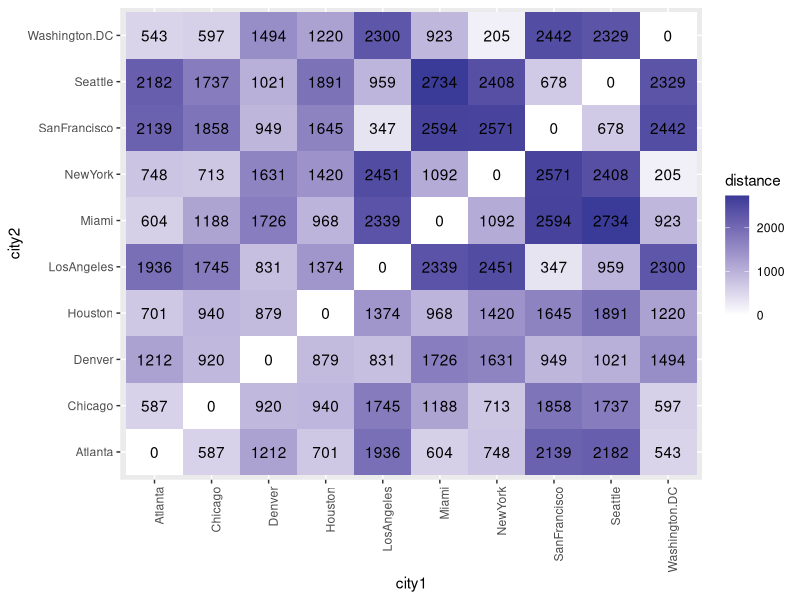
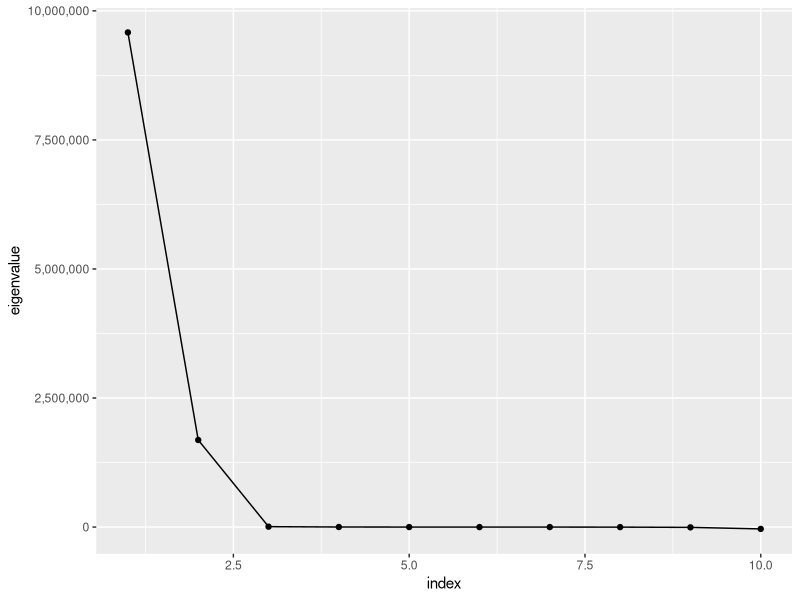
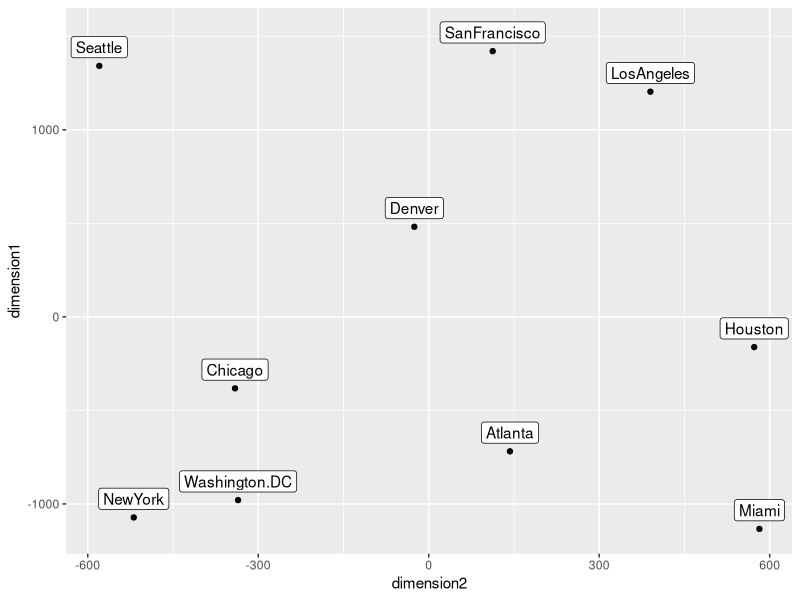
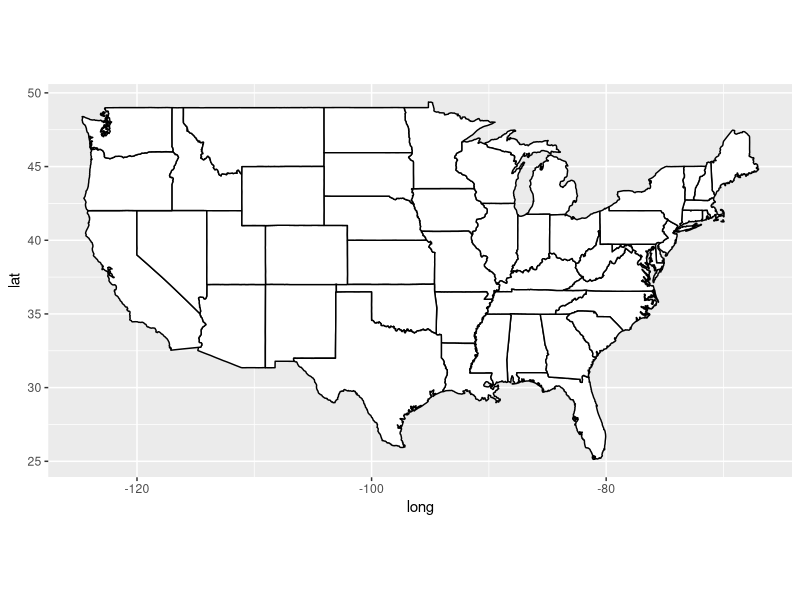
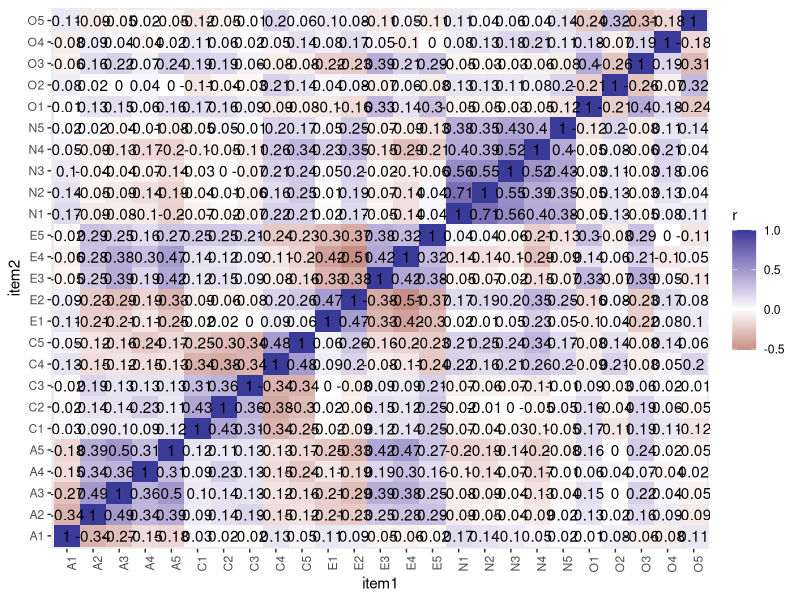
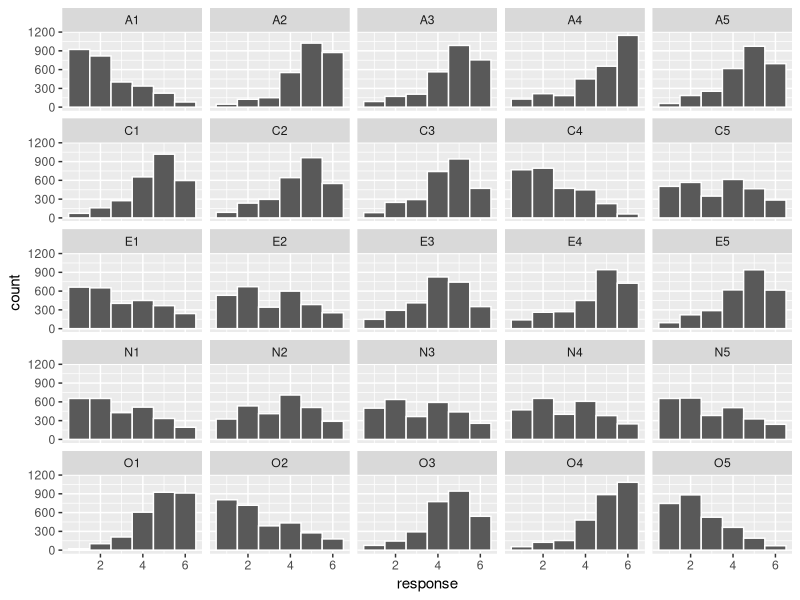
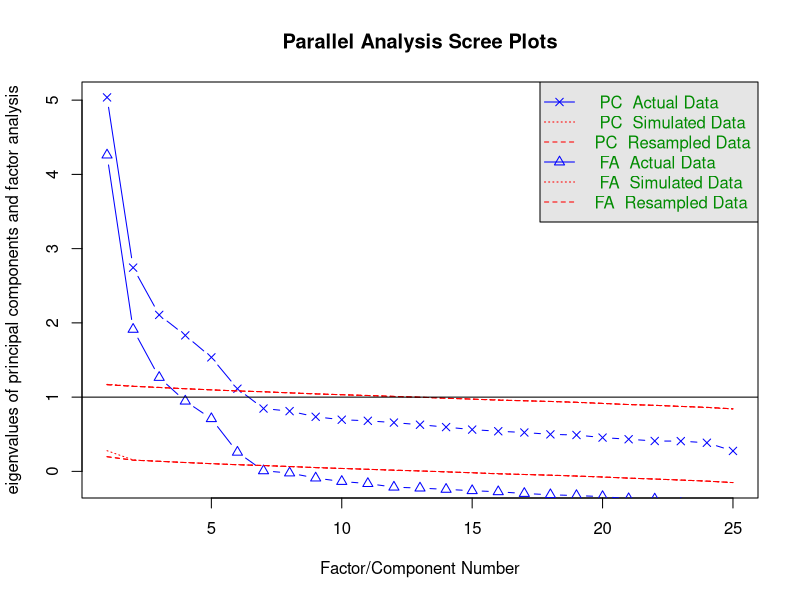
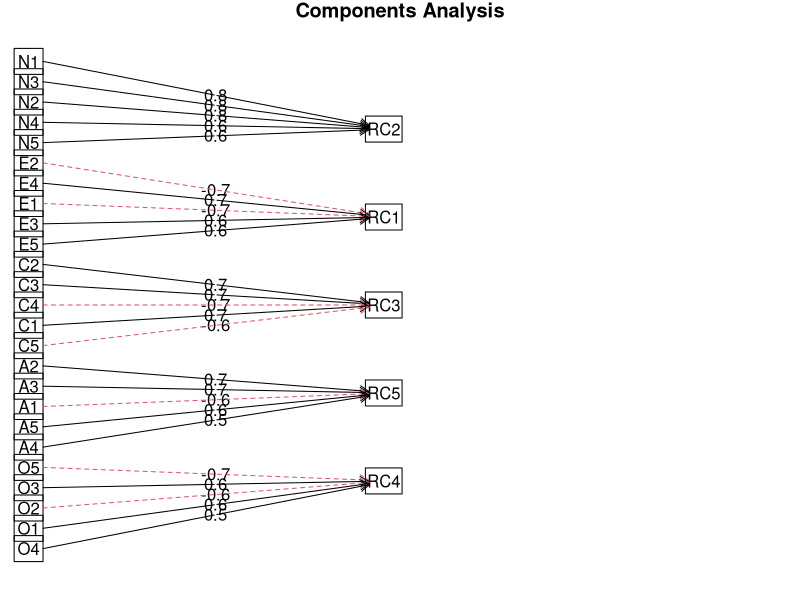

Here is the R script that generated these plots, in order:
## ---- chunk 1

# install.packages("tidyverse")
# install.packages("knitr")
# install.packages("haven")
# install.packages("maps")
# install.packages("psych")

library(tidyverse)
library(knitr)
library(haven)
library(maps)
library(psych)

# use select from dplyr
select <- dplyr::select

## ---- chunk 2

UScitiesD %>% 
  as.matrix() %>% 
  kable()

## ---- chunk 3

UScitiesD %>% 
  as.matrix() %>% 
  as.data.frame() %>% 
  mutate(city1 = rownames(.)) %>% 
  gather(key = city2, value = distance, -city1) %>% 
  ggplot(mapping = aes(x = city1, y = city2, fill = distance, label = distance)) +
  geom_tile() +
  geom_text() +
  scale_fill_gradient2() +
  theme(axis.text.x = element_text(angle = 90, hjust = 1))

## ---- chunk 4

# give it distance values and number of dimensions
# also ask for the function to output eigenvalues
cmdscale.fit1 <- cmdscale(UScitiesD, k = 2, eig = TRUE)

## ---- chunk 5

tibble(index = 1:length(cmdscale.fit1$eig),
       eigenvalue = cmdscale.fit1$eig) %>% 
  ggplot(mapping = aes(x = index, y = eigenvalue)) +
  geom_line() +
  geom_point() +
  scale_y_continuous(labels = scales::comma)

## ---- chunk 6

cmdscale.data <- tibble(city = rownames(cmdscale.fit1$points),
                        dimension1 = cmdscale.fit1$points[, 1],
                        dimension2 = cmdscale.fit1$points[, 2])

## ---- chunk 7

cmdscale.data %>% 
  ggplot(mapping = aes(x = dimension2, y = dimension1, label = city)) +
  geom_point() +
  geom_label(nudge_y = 100)

## ---- chunk 8

map_data("state") %>% 
  ggplot(mapping = aes(x = long, y = lat, group = group)) +
  geom_polygon(fill = "white", colour = "black") +
  coord_quickmap()

## ---- chunk 9

bfi %>%
  select(A1, A2, A3, A4, A5, C1, C2, C3, C4, C5, E1, E2, E3, E4, E5, N1, N2, N3, N4, N5, O1, O2, O3, O4, O5) %>% 
  cor(use = "pairwise.complete.obs") %>% 
  round(2) %>% 
  as.data.frame() %>% 
  mutate(item1 = rownames(.)) %>% 
  gather(key = item2, value = r, -item1) %>% 
  ggplot(mapping = aes(x = item1, y = item2, fill = r, label = r)) +
  geom_tile() +
  geom_text() +
  scale_fill_gradient2() +
  theme(axis.text.x = element_text(angle = 90, hjust = 1))

## ---- chunk 10

bfi %>%
  select(A1, A2, A3, A4, A5, C1, C2, C3, C4, C5, E1, E2, E3, E4, E5, N1, N2, N3, N4, N5, O1, O2, O3, O4, O5) %>% 
  gather(key = variable, value = response) %>% 
  ggplot(mapping = aes(x = response)) +
  geom_histogram(binwidth = 1, color = "white") +
  facet_wrap(facets = ~ variable)

## ---- chunk 11

bfi %>%
  select(A1, A2, A3, A4, A5, C1, C2, C3, C4, C5, E1, E2, E3, E4, E5, N1, N2, N3, N4, N5, O1, O2, O3, O4, O5) %>% 
  fa.parallel(fm = "minres", fa = "both")

## ---- chunk 12

bfi25 <- bfi %>%
  select(A1, A2, A3, A4, A5, C1, C2, C3, C4, C5, E1, E2, E3, E4, E5, N1, N2, N3, N4, N5, O1, O2, O3, O4, O5)

## ---- chunk 13

principal(bfi25, nfactors = 5, rotate = "varimax") %>% 
  print(sort = TRUE)

# plot
principal(bfi25, nfactors = 5, rotate = "varimax") %>% 
  fa.diagram(sort = TRUE)

## ---- chunk 14

fa(bfi25, nfactors = 5, rotate = "oblimin", fm = "minres") %>% 
  print(sort = TRUE)

# plot
fa(bfi25, nfactors = 5, rotate = "oblimin", fm = "minres") %>% 
  fa.diagram(sort = TRUE)

## ---- chunk 15

# fit principal componenets analysis
principal.fit1 <- principal(bfi25, nfactors = 5, rotate = "varimax")

# fit factor analysis
fa.fit1 <- fa(bfi25, nfactors = 5, rotate = "oblimin", fm = "minres")

## ---- chunk 16

factor.congruence(list(principal.fit1, fa.fit1)) %>% 
  as.data.frame() %>% 
  mutate(factor1 = rownames(.)) %>% 
  gather(key = factor2, value = r, -factor1) %>% 
  ggplot(mapping = aes(x = factor1, y = factor2, fill = r, label = r)) +
  geom_tile() +
  geom_text() +
  scale_fill_gradient2()
